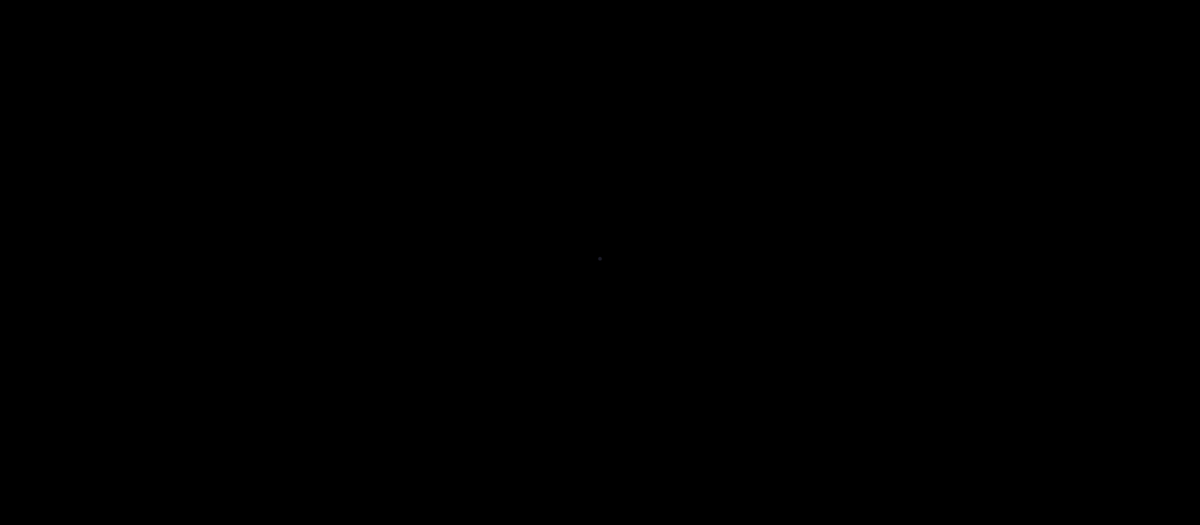
Frame 1 (no input)
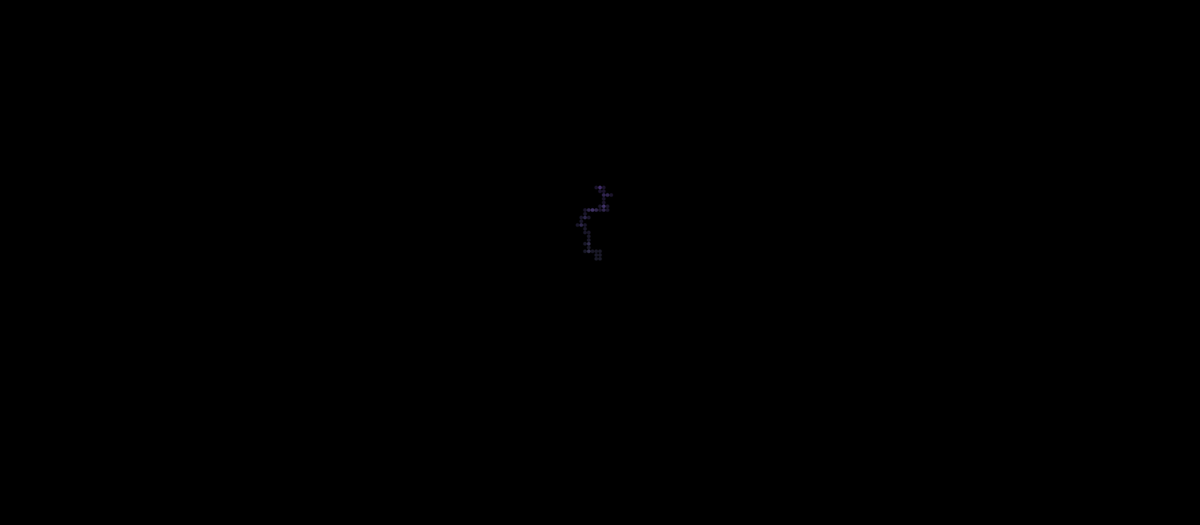
Frame 60 (no input)
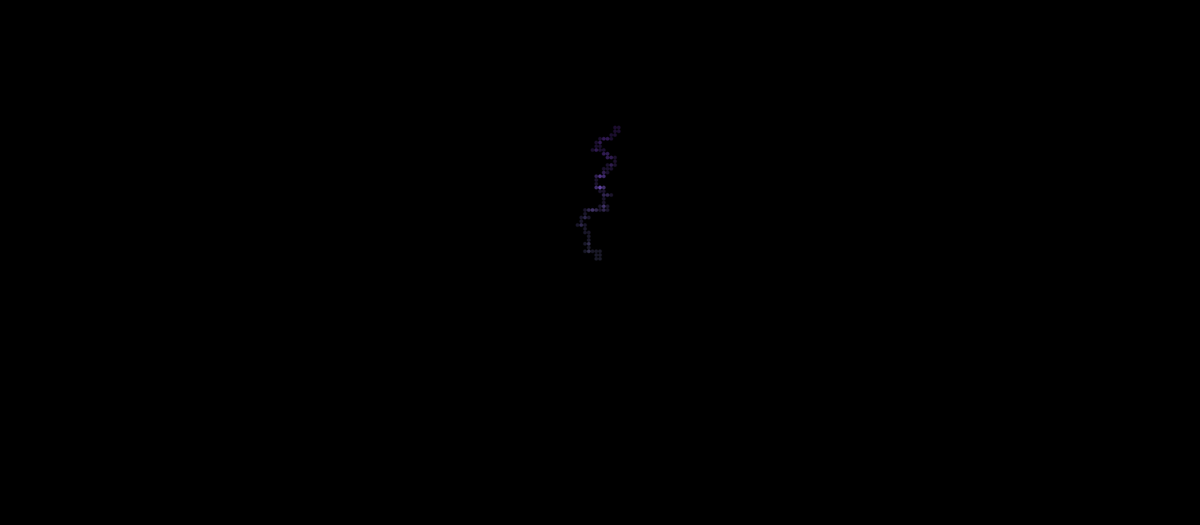
Frame 120 (the mouse pressed at the canvas centre since frame 60)

The p5.js sketch that drew these frames (run headless with seeded random() and noise() and a simulated clock; from frame 60 on, the mouse is pressed at the canvas centre):

// p5.js sketch
// ── sketch.js
let x = 800;
let y = 350;
let step_size = 5;

function setup() {
  createCanvas(1600, 700);
  background(0);
}

function draw() {
  direction = int(random(3));
  if (direction == 0) {
    x -= step_size;
  } else if (direction == 1) {
    x += step_size;
  } else if (direction == 2) {
    y -= step_size;
  } else {
    y += step_size;
  }
  x = constrain(x, step_size, width - step_size);
  y = constrain(y, step_size, height - step_size);
  r = (x / width) * 255;
  g = (y / height) * 255;
  // Invert b otherwise becomes black in topleft corner
  b = (1 - (r/255 * g/255)) * 255;

  stroke(r, g, b, 50);
  strokeWeight(step_size);
  point(x, y);

}
